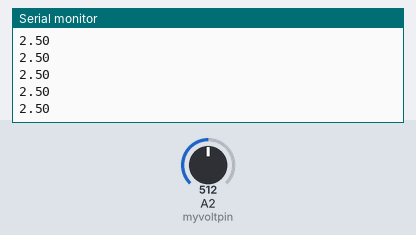
A sketch run on a simulated Arduino Uno, built with avr-gcc and run on an emulated ATmega328P. Parts: the last lines printed to the serial monitor. The inputs (shaded band) are chosen by the test bench; at power-on: A2 (myvoltpin) = 512.

Above: at 1.2 s.
1.3 s: A2 (myvoltpin) set to 716
At 2.0 s:
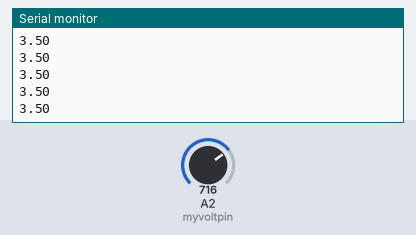
2.8 s: A2 (myvoltpin) set to 900
At 3.5 s:
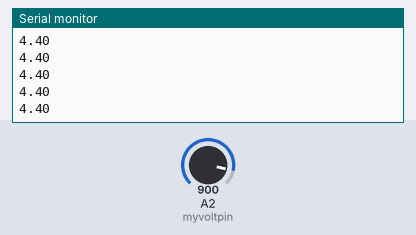
Timing chart, 0 to 5.8 s (numbered marks = the images above; inputs shaded):
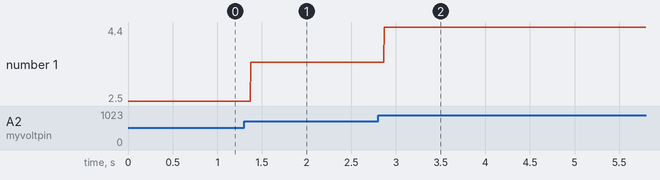

The sketch:

tutorial12.ino
```cpp
int myvoltpin=A2;
int readval;
float v2;
int time;
void setup()
{
  Serial.begin(9600);
}

void loop()
{
  readval=analogRead(myvoltpin);
  v2=(5./1023.)*readval;
  Serial.println(v2);
  delay(time);


}
```

Measured:
- after the input at 1.3 s, the serial monitor: prints a new line after 0.07 s (image 1)
- after the input at 2.8 s, the serial monitor: prints a new line after 0.07 s (image 2)
- plotted number 1: 2.5 → 3.5 after the input at 1.3 s, 3.5 → 4.4 after the input at 2.8 s
